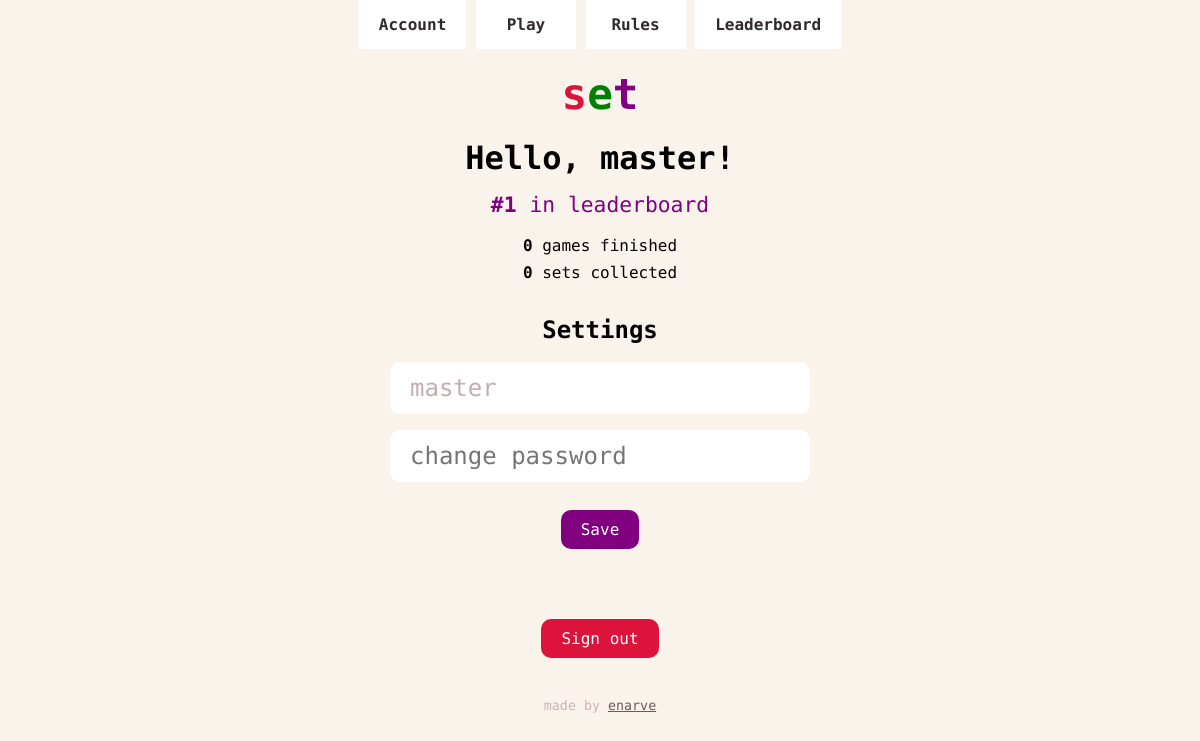
Before: /account (signed in) with the older database file.
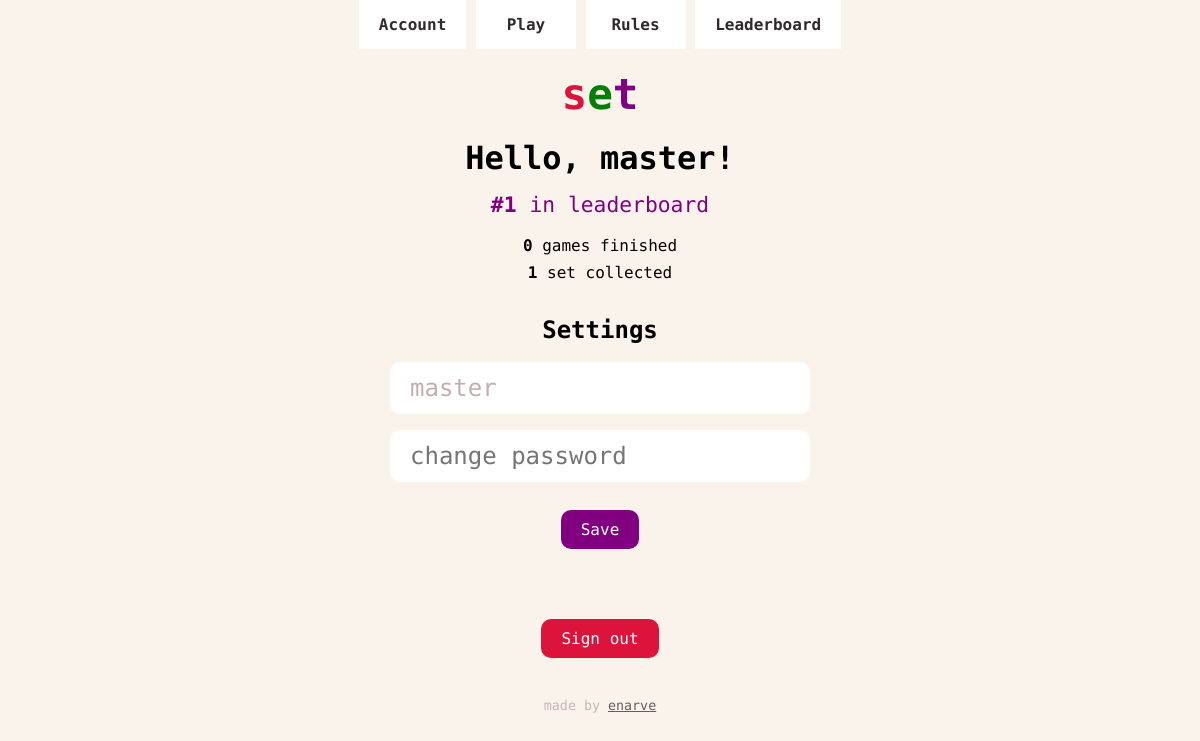
After: the same page with the newer database file.
### tables this page shows
CREATE TABLE users (id INTEGER PRIMARY KEY AUTOINCREMENT NOT NULL, name TEXT NOT NULL, hash TEXT NOT NULL, games INTEGER NOT NULL DEFAULT 0, sets INTEGER NOT NULL DEFAULT 0);

### app.py (the view)
@app.route('/account', methods=["GET", "POST"])
@login_required
def account():
    if request.method == "POST":
        return redirect("/account")
    else:
        con = sqlite3.connect(DATABASE)
        con.row_factory = sqlite3.Row
        cur = con.cursor()
        user_id = session["user_id"]
        if user_id:
            print(user_id)
            res = cur.execute("SELECT * FROM users WHERE id = ?", (user_id, ))
            user = res.fetchone()
            if user:
                data = dict(user)
                rank_res = cur.execute("SELECT rank FROM (SELECT *, ROW_NUMBER() OVER () as rank FROM users ORDER BY games DESC, sets DESC) WHERE id = ?;", (user_id,))
                rank_data = rank_res.fetchone()
                data["rank"] = rank_data["rank"]
                print(data)
                return render_template('account.html', data=data, login=logged_in())
        return redirect("/")

### app.py (called while the page is built)
def logged_in():
    if session.get("user_id") != None:
        return True
    else:
        return False

### helpers.py (called while the page is built)
def login_required(f):
    @wraps(f)
    def decorated_function(*args, **kwargs):
        if session.get("user_id") is None:
            return redirect("/login")
        return f(*args, **kwargs)
    return decorated_function

### templates/account.html (shortened to what this page needs)
{% extends "base.html" %}
{% block account %}
    {% if login %}
        <a href="/account">Account</a>
    {% else %}
        <a href="/login">Sign in</a>
    {% endif %}
{% endblock %}
{% block main %}
<div class="account">
    <h1>
        Hello, {{data.name}}!
    </h1>
    <p class="rank"><span class="bold">#{{data.rank}}</span> in leaderboard</p>
    <p class="achievement"><span class="bold">{{data.games}}</span> {% if data.games == 1 %}game{% else %}games{% endif %} finished</p>
    <p class="achievement"><span class="bold">{{data.sets}}</span> {% if data.sets == 1 %}set{% else %}sets{% endif %} collected</p>
</div>
<div class="settings">
    <h2>
        Settings
    </h2>
</div>
<form action="account" method="post">
    <input type="text" placeholder="change username" name="name" value="{{data.name}}" required></input>
    <input type="password" placeholder="change password" name="password" required></input>
    <button class="big_button" type="submit">Save</button>
</form>
<div class="settings">
<a class="logout" href="/logout">
    <button class="big_button critical" type="submit">Sign out</button>
</a>
</div>
{% endblock %}

### templates/base.html (shortened to what this page needs)
<!doctype html>
<html lang="en">
    <head>
        <link href="static/style.css" rel="stylesheet" />
    </head>
    <body>
        <header>
            <nav>
                <ul>
                    <li>
                        {% block account %}{% endblock %}
                    </li>
                    <li>
                        <a href="/">Play</a>
                    </li>
                    <li>
                        <a href="/rules">Rules</a>
                    </li>
                    <li>
                        <a href="/leaderboard">Leaderboard</a>
                    </li>
                </ul>
            </nav>
            <a class="logo_link" href="/">
            <div class="logo font" id="logo"><span class="red">S</span><span class="green">e</span><span class="purple">t</span></div></a>
        </header>
        <main>
            {% block main %}{% endblock %}
        </main>
        <footer>
            <p>
                made by <a href="https://github.com/enarve/set">enarve</a>
            </p>
        </footer>
    </body>
</html>

### static/style.css (style rules this page uses)
* { margin: 0; padding: 0; box-sizing: border-box; }
body { margin: 0; padding: 0; font-family: "Libertinus Mono", monospace; max-width: 600px; margin: auto; background-color: rgb(249, 243, 236); }
main { box-sizing: border-box; margin: auto; }
.font { font-family: "Libertinus Mono", monospace; font-size: 32pt; text-transform: lowercase; font-weight: 600; font-style: normal; color: black; }
span.red { color: crimson; }
span.green { color: green; }
span.purple { color: purple; }
.logo { display: flex; justify-content: center; margin: 20px; transition: all .2s ease-in-out; }
nav { display: flex; justify-content: center; }
nav div, nav ul, nav li { display: inline-block; text-align: center; }
nav ul { list-style-type: none; padding: 0; margin: 0; }
nav a { text-decoration: none; color: #312a2c; display: block; min-width: 100px; padding: 15px 20px; font-weight: bold; text-align: center; background-color: white; }
button { background: none; border: none; }
footer { margin: 20px; display: flex; justify-content: center; }
footer p { font-size: 10pt; color: #c9b3b9; }
a { color: #695a5e; }
form { display: flex; flex-direction: column; margin: auto; align-items: center; justify-content: center; }
input[type=text], input[type=password] { width: 70%; padding: 12px 20px; margin: 8px 0; display: inline-block; border: none; box-sizing: border-box; font-family: "Libertinus Mono", monospace; font-size: 18pt; color:rgb(195, 173, 176); border-radius: 10px; }
.big_button { margin: 20px; font-family: "Libertinus Mono", monospace; font-size: 12pt; color: white; display: block; padding: 10px 20px; background-color: purple; border-radius: 10px; }
.critical { background-color: crimson; }
div.account { display: flex; flex-direction: column; margin-left: auto; margin-right: auto; margin-bottom: 30px; align-items: center; justify-content: center; }
div.settings { display: flex; flex-direction: column; margin-left: auto; margin-right: auto; margin-bottom: 10px; margin-top: 30px; align-items: center; justify-content: center; }
span.bold { font-weight: 900; }
p.rank { color: purple; font-size: 16pt; margin-top: 15px; margin-bottom: 15px; }
p.achievement { margin: 4px; }
a.logout { display: block; text-decoration: none; }
a.logo_link { text-decoration: none; outline: none; }

Changed rows visible on the page:
changed users "master": sets "0" → "1"
Other visible differences:
text no longer shown: "sets"
text now shown: "set"
